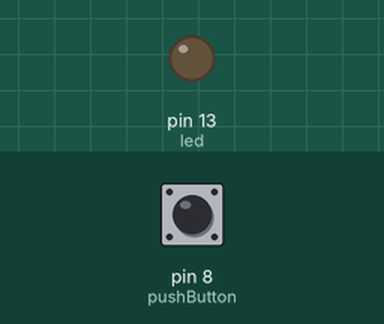
Bench run of a sketch on a simulated Arduino Uno, built with avr-gcc and run on an emulated ATmega328P. Parts: output pins drawn as LEDs (lit = HIGH). Inputs (shaded band) come from the test bench; at power-on: pin 8 (pushButton) LOW.

Above: at 1.2 s.
1.3 s: pin 8 (pushButton) pulsed HIGH 2 times (0.12 s each, 0.3 s apart)
At 2.1 s:
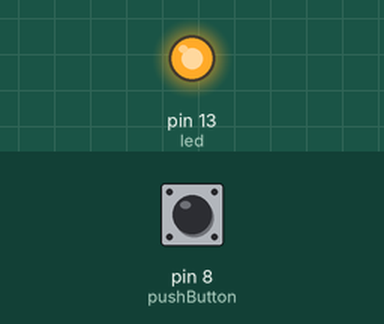
Timing chart, 0 to 4.3 s (numbered marks = the images above; inputs shaded):
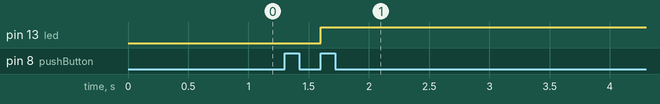

Measured:
- after the input at 1.3 s, pin 13 (led): LOW → HIGH after 0.30 s

The sketch:

Button_led01.ino
```cpp
int pushButton = 8;
int led = 13;
boolean led_1 = false;
boolean lastButton = LOW;

void setup() {
  // put your setup code here, to run once:

  pinMode(pushButton, INPUT);
  pinMode(led, OUTPUT);
  Serial.begin(9600);
}

void loop() {
  // put your main code here, to run repeatedly:

  if (digitalRead(pushButton) == HIGH && lastButton == LOW) {
    //if the condition is true the led will turn on.
    //last button is initialy low.
    led_1 = !led_1; //inverse value of led_1. which yield to true
    lastButton = HIGH;

  }
  else {

    lastButton = digitalRead(pushButton);

  }
  digitalWrite(led, led_1);
}
```
